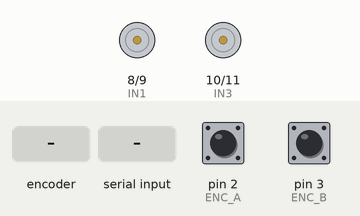
The sketch below on a simulated Arduino Uno, built with avr-gcc and run on an emulated ATmega328P. Shown: motor-driver pin pairs drawn as motors (green arrow = first pin HIGH = forward, orange = second pin HIGH = backward, longer = more drive, scaled by the enable pin). Inputs (shaded band) come from the test bench; at power-on: pin 2 (ENC_A) HIGH, pin 3 (ENC_B) HIGH. What the sketch prints to the serial monitor is not drawn.

Above: at 1.2 s.
1.3 s: rotary encoder on pin 2 (ENC_A) / pin 3 (ENC_B) turned 3 steps (first pin leading)
At 1.94 s:
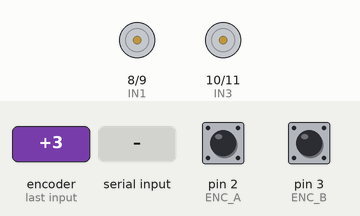
4.3 s: "t90\n" received over Serial
At 4.49 s:
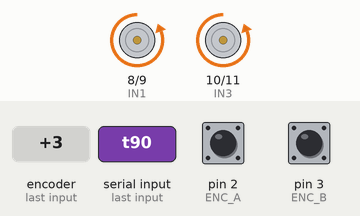
7.3 s: "s90\n" received over Serial
8.8 s: "t" received over Serial
At 10.35 s:
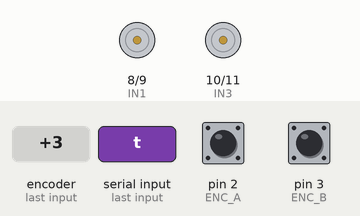
Timing chart, 0 to 12.8 s (numbered marks = the images above; inputs shaded):
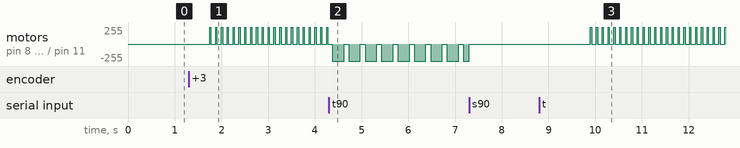

Measured:
- after the input at 1.3 s, motor on pin 8 (IN1) / pin 9 (IN2), motor on pin 10 (IN3) / pin 11 (IN4): alternates forward 255/255 for 0.02 s and stopped for 0.10 s, starting after 0.45 s
- after the input at 4.3 s, motor on pin 8 (IN1) / pin 9 (IN2), motor on pin 10 (IN3) / pin 11 (IN4): alternates backward 255/255 for 0.25 s and stopped for 0.10 s, starting after 0.07 s
- after the input at 8.8 s, motor on pin 8 (IN1) / pin 9 (IN2), motor on pin 10 (IN3) / pin 11 (IN4): alternates forward 255/255 for 0.02 s and stopped for 0.10 s, starting after 1.1 s

The sketch:

ElbowController.ino
```cpp
// ---------------- MOTOR PINS ----------------
const int ENA = 5;
const int IN1 = 8;
const int IN2 = 9;

const int ENB = 6;
const int IN3 = 10;
const int IN4 = 11;

// ---------------- ENCODER PINS ----------------
#define ENC_A 2
#define ENC_B 3

int PPR = 2048; // Total pulses per revolution
volatile long encoderCount = 0;

// ---------------- CONTROL VARIABLES ----------------
float target_angle = 0.0;
float current_angle = 0.0;
bool is_moving = false;

// --- TEACHER'S MACROSCOPIC PWM VARIABLES ---
unsigned long pulseTimer = 0;
bool motorPulseActive = false; // Tracks if we are currently in the ON window or OFF window
float ton_duration = 0.0;      // Active ON time in seconds
float toff_duration = 0.0;     // Active OFF time in seconds

unsigned long lastPrintTime = 0;
const unsigned long printInterval = 10; // Print every 10ms (100Hz) to match Python backend

// Arduino R4 Minima fix variable
int last_speed = -1;

void setup() {
  pinMode(ENA, OUTPUT);
  pinMode(IN1, OUTPUT);
  pinMode(IN2, OUTPUT);
  pinMode(ENB, OUTPUT);
  pinMode(IN3, OUTPUT);
  pinMode(IN4, OUTPUT);

  pinMode(ENC_A, INPUT_PULLUP);
  pinMode(ENC_B, INPUT_PULLUP);

  attachInterrupt(digitalPinToInterrupt(ENC_A), readEncoder, RISING);

  Serial.begin(115200);
}

void loop() {
  unsigned long currentTime = millis();

  // -------- 1. SERIAL COMMAND PARSING --------
  if (Serial.available() > 0) {
    char cmd = Serial.read();
    if (cmd == 't') {
      target_angle = Serial.parseFloat();
    } else if (cmd == 's') {
      target_angle = current_angle; // Stop
    } else if (cmd == 'c') {
      encoderCount = 0;
      target_angle = 0.0;
    }
  }

  // -------- 2. ANGLE CALCULATION --------
  current_angle = (encoderCount * 360.0) / PPR;
  float error = target_angle - current_angle;
  float abs_error = abs(error);

  // -------- 3. MACRO-PWM MOTOR CONTROL --------
  if (abs_error > 5.0) {
    ton_duration = 0.25;    // 0.25 seconds ON (Medium steps)
    toff_duration = 0.1;    // 0.1 seconds OFF
    is_moving = true;
  }
  else if (abs_error > 0.5 && abs_error <= 5.0) {
    ton_duration = 0.025;   // 0.025 seconds ON (Tiny micro-taps for precision!)
    toff_duration = 0.1;    // 0.1 seconds OFF
    is_moving = true;
  }
  else {
    // 2 > |error| > 1°  -->  Δton = 0
    ton_duration = 0.0;
    toff_duration = 0.0;
  }

  // --- PULSE STATE MACHINE HANDLING ---
  if (ton_duration == 0.0) {
    stopMotors();
    is_moving = false;
    motorPulseActive = false;
  }
  else {
    // Determine if we should be timing the ON window or the OFF window
    unsigned long currentInterval = (motorPulseActive) ? (ton_duration * 1000) : (toff_duration * 1000);

    // Check if current time window has elapsed
    if (currentTime - pulseTimer >= currentInterval) {
      pulseTimer = currentTime; // Reset timer for the next phase
      motorPulseActive = !motorPulseActive; // Flip the switch (ON -> OFF or OFF -> ON)
    }

    // Execute physical power commands
    if (motorPulseActive) {
      applyDirection(error); // Slam the gas pedal! (255 PWM)
    } else {
      stopMotors();          // Take foot off the gas to coast!
    }
  }

  // -------- 4. TELEMETRY OUTPUT --------
  if (currentTime - lastPrintTime >= printInterval) {
    printAngleData(current_angle, error);
    lastPrintTime = currentTime;
  }
}

// ---------------- HELPER FUNCTIONS ----------------

void applyDirection(float error) {
  // 🔄 SWAPPED POLARITY to fix your Forward/Backward issue!
  if (error > 0) {
    // Forward / Flexion (Positive Target)
    digitalWrite(IN1, LOW);
    digitalWrite(IN2, HIGH);
    digitalWrite(IN3, LOW);
    digitalWrite(IN4, HIGH);
  }
  else {
    // Backward / Extension (Negative Target)
    digitalWrite(IN1, HIGH);
    digitalWrite(IN2, LOW);
    digitalWrite(IN3, HIGH);
    digitalWrite(IN4, LOW);
  }

  // R4 Minima Fix: Only call analogWrite once when the pulse turns ON
  if (last_speed != 255) {
    analogWrite(ENA, 255);
    analogWrite(ENB, 255);
    last_speed = 255;
  }
}

void stopMotors() {
  digitalWrite(IN1, LOW);
  digitalWrite(IN2, LOW);
  digitalWrite(IN3, LOW);
  digitalWrite(IN4, LOW);

  // R4 Minima Fix: Only call analogWrite once when the pulse turns OFF
  if (last_speed != 0) {
    analogWrite(ENA, 0);
    analogWrite(ENB, 0);
    last_speed = 0;
  }
}

void printAngleData(float currentAngle, float error) {
  Serial.print("Target: "); Serial.print(target_angle);
  Serial.print(" | Current: "); Serial.print(currentAngle);
  Serial.print(" | Error: "); Serial.print(error);
  if (!is_moving) {
    Serial.println(" | ⚡ OFF (STOPPED)");
  } else {
    Serial.println(motorPulseActive ? " | ⚡ ON (Pulse)" : " | ⚡ OFF (Coast)");
  }
}

// ---------------- ENCODER ISR ----------------
void readEncoder() {
  int b = digitalRead(ENC_B);
  // 🔄 SWAPPED POLARITY to match the reversed motor!
  if (b == HIGH) {
    encoderCount--;
  } else {
    encoderCount++;
  }
}
```
